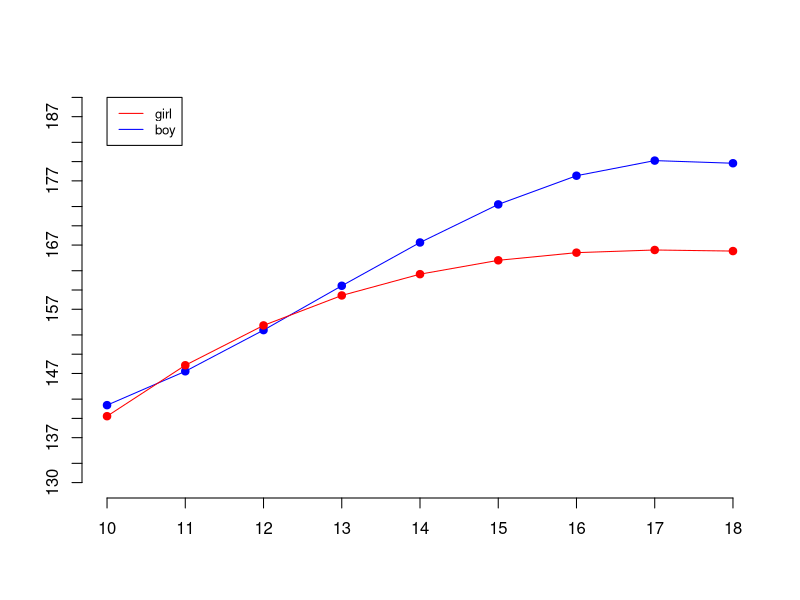

Source code (R):
setwd('/home/tuomas/R/Projects/DATA.STAT.750/datasets')
data = read.table("growthheight.txt", sep="\t", dec=".", head=TRUE)
attach(data)

Y = cbind(Y10,Y11,Y12,Y13,Y14,Y15,Y16,Y17,Y18)
t = 10:18
T = cbind(rep(1,9), t, t^2, t^3)
Y.star = Y%*%T%*%solve(t(T)%*%T)

# a)
model = lm(Y.star~factor(gender)-1, data=data)
summary(model)
Theta = coef(model)
Theta

# b)
t10 = 19
new.t = cbind(1,t10,t10^2,t10^3)
mu.10 = new.t%*%t(Theta)%*%t(cbind(0,1))
T%*%t(Theta)%*%t(cbind(0,1))
mu.10

# c)
BP = T%*%t(Theta)
BP
plot(c(10,18), c(130,190), type="n", axes=F, xlab="", ylab="")
points(10:18, BP[,1], col="blue", pch=19)
lines(10:18, BP[,1], col="blue")
points(10:18, BP[,2], col="red", pch=19)
lines(10:18, BP[,2], col="red")
axis(1, 10:18)
axis(2, round(seq(130,190, length.out=19), 0))
legend(10,190,legend=c("girl","boy"), col=c("red","blue"), lty=1:1, cex=0.8)

# d)
Y.star = Y%*%T%*%solve(t(T)%*%T)
model.H0 = lm(Y.star~1, data=data)
model.H1 = lm(Y.star~factor(gender)-1, data=data)

anova(model.H0, model.H1)

# e)
X = model.matrix(model)
T1 = T[,1:2]
Z1 = T1%x%X
Z = T%x%X
Y.vec = as.vector(Y)
model.H0 = lm(Y.vec~Z1-1, data=data)
model.H1 = lm(Y.vec~Z-1, data=data)

mean(residuals(model.H0)^2)
mean(residuals(model.H1)^2)

AIC(model.H0)
AIC(model.H1)

# f)
new.data = data.frame(gender='girl', Y10=148.7, Y11=156.6, Y12=164.7)

model = lm(Y.star~factor(gender)-1, data=data)
Theta = coef(model)
T = cbind(rep(1,9), t, t^2, t^3)
T1 = T[1:3,]
T2 = T[-(1:3),]
X = model.matrix(model)
E = Y-X%*%Theta%*%t(T)
Sigma = (t(E)%*%E)/model$df.residual
Sigma11 = Sigma[1:3,1:3]
Sigma12 = Sigma[1:3,4:9]
Sigma21 = Sigma[4:9,1:3]
Sigma22 = Sigma[4:9,4:9]

yf1 = t(cbind(148.7, 156.6, 164.4))
xf = t(cbind(0,1))
BP = T2%*%t(Theta)%*%xf + Sigma21%*%solve(Sigma11)%*%(yf1-T1%*%t(Theta)%*%xf)

cov.error = Sigma22-Sigma21%*%solve(Sigma11)%*%Sigma12
lb = BP-qnorm(0.9)*diag(cov.error)^0.5
ub = BP+qnorm(0.9)*diag(cov.error)^0.5
lb
BP
ub